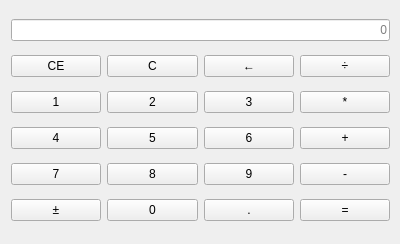
<?xml version="1.0" encoding="UTF-8"?>
<ui version="4.0">
 <class>MainWindow</class>
 <widget class="QMainWindow" name="MainWindow">
  <property name="geometry">
   <rect>
    <x>0</x>
    <y>0</y>
    <width>400</width>
    <height>244</height>
   </rect>
  </property>
  <property name="windowTitle">
   <string>Calculator</string>
  </property>
  <widget class="QWidget" name="centralWidget">
   <widget class="QWidget" name="gridLayoutWidget">
    <property name="geometry">
     <rect>
      <x>0</x>
      <y>0</y>
      <width>401</width>
      <height>241</height>
     </rect>
    </property>
    <layout class="QGridLayout" name="gridLayout">
     <item row="3" column="2">
      <widget class="QPushButton" name="push_5">
       <property name="text">
        <string>5</string>
       </property>
      </widget>
     </item>
     <item row="4" column="3">
      <widget class="QPushButton" name="push_9">
       <property name="text">
        <string>9</string>
       </property>
      </widget>
     </item>
     <item row="4" column="2">
      <widget class="QPushButton" name="push_8">
       <property name="text">
        <string>8</string>
       </property>
      </widget>
     </item>
     <item row="1" column="1">
      <widget class="QPushButton" name="push_clearEntry">
       <property name="text">
        <string>CE</string>
       </property>
      </widget>
     </item>
     <item row="2" column="2">
      <widget class="QPushButton" name="push_2">
       <property name="text">
        <string>2</string>
       </property>
      </widget>
     </item>
     <item row="4" column="4">
      <widget class="QPushButton" name="push_minus">
       <property name="text">
        <string>-</string>
       </property>
      </widget>
     </item>
     <item row="3" column="4">
      <widget class="QPushButton" name="push_plus">
       <property name="text">
        <string>+</string>
       </property>
      </widget>
     </item>
     <item row="3" column="1">
      <widget class="QPushButton" name="push_4">
       <property name="text">
        <string>4</string>
       </property>
      </widget>
     </item>
     <item row="5" column="1">
      <widget class="QPushButton" name="push_sign">
       <property name="text">
        <string>±</string>
       </property>
      </widget>
     </item>
     <item row="3" column="3">
      <widget class="QPushButton" name="push_6">
       <property name="text">
        <string>6</string>
       </property>
      </widget>
     </item>
     <item row="5" column="4">
      <widget class="QPushButton" name="push_equal">
       <property name="text">
        <string>=</string>
       </property>
      </widget>
     </item>
     <item row="1" column="3">
      <widget class="QPushButton" name="push_delete">
       <property name="text">
        <string>←</string>
       </property>
      </widget>
     </item>
     <item row="2" column="3">
      <widget class="QPushButton" name="push_3">
       <property name="text">
        <string>3</string>
       </property>
      </widget>
     </item>
     <item row="1" column="2">
      <widget class="QPushButton" name="push_clear">
       <property name="text">
        <string>C</string>
       </property>
      </widget>
     </item>
     <item row="2" column="4">
      <widget class="QPushButton" name="push_multiply">
       <property name="text">
        <string>*</string>
       </property>
      </widget>
     </item>
     <item row="2" column="1">
      <widget class="QPushButton" name="push_1">
       <property name="text">
        <string>1</string>
       </property>
      </widget>
     </item>
     <item row="1" column="4">
      <widget class="QPushButton" name="push_divide">
       <property name="text">
        <string>÷</string>
       </property>
      </widget>
     </item>
     <item row="4" column="1">
      <widget class="QPushButton" name="push_7">
       <property name="text">
        <string>7</string>
       </property>
      </widget>
     </item>
     <item row="5" column="3">
      <widget class="QPushButton" name="push_decimal">
       <property name="text">
        <string>.</string>
       </property>
      </widget>
     </item>
     <item row="5" column="2">
      <widget class="QPushButton" name="push_0">
       <property name="text">
        <string>0</string>
       </property>
      </widget>
     </item>
     <item row="0" column="1" colspan="4">
      <widget class="QLineEdit" name="lineEdit">
       <property name="alignment">
        <set>Qt::AlignRight|Qt::AlignTrailing|Qt::AlignVCenter</set>
       </property>
       <property name="readOnly">
        <bool>true</bool>
       </property>
       <property name="placeholderText">
        <string>0</string>
       </property>
      </widget>
     </item>
    </layout>
   </widget>
  </widget>
 </widget>
 <layoutdefault spacing="6" margin="11"/>
 <resources/>
 <connections/>
</ui>
